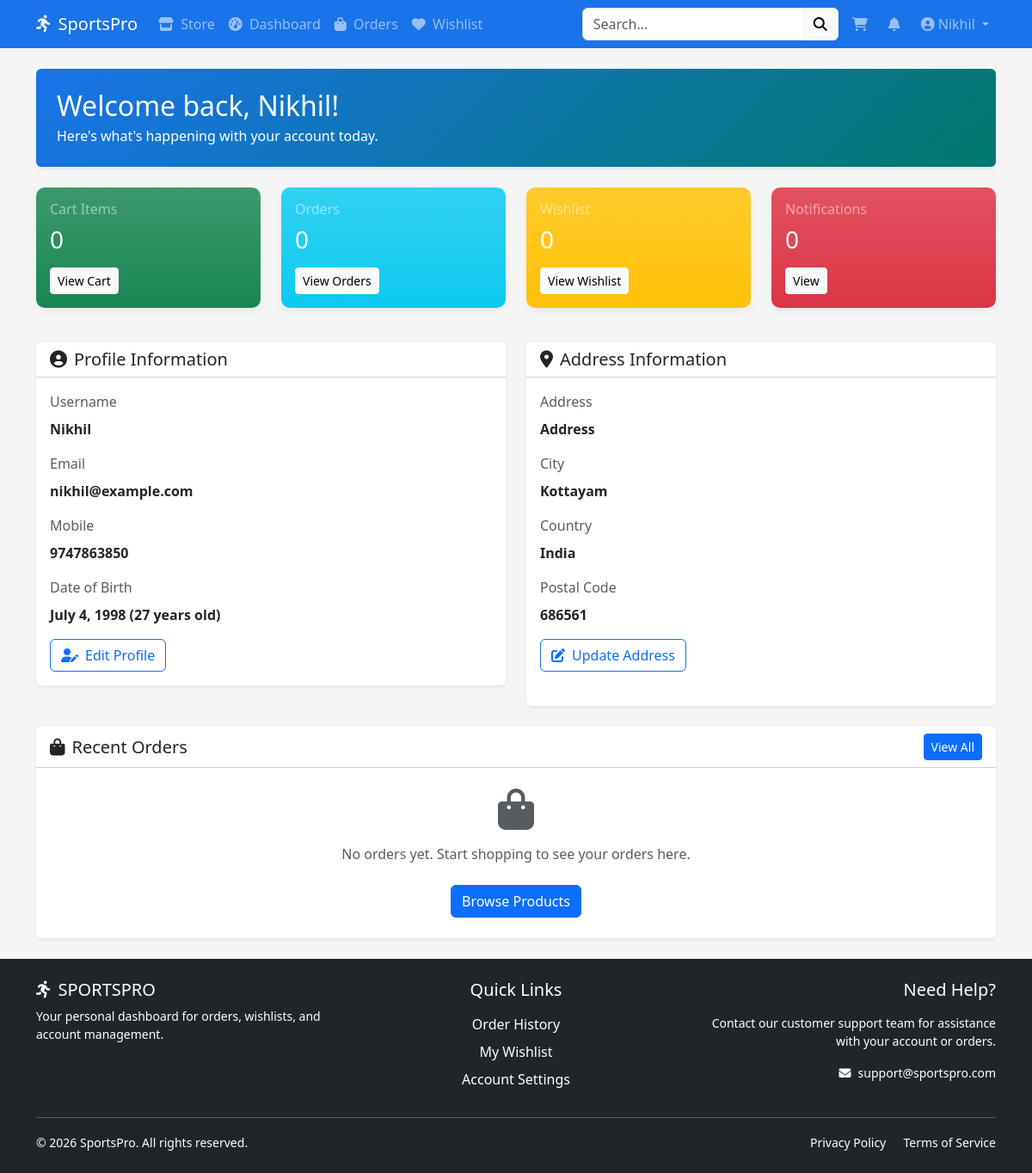
Before: /users/dashboard/ (signed in) with the older database file.
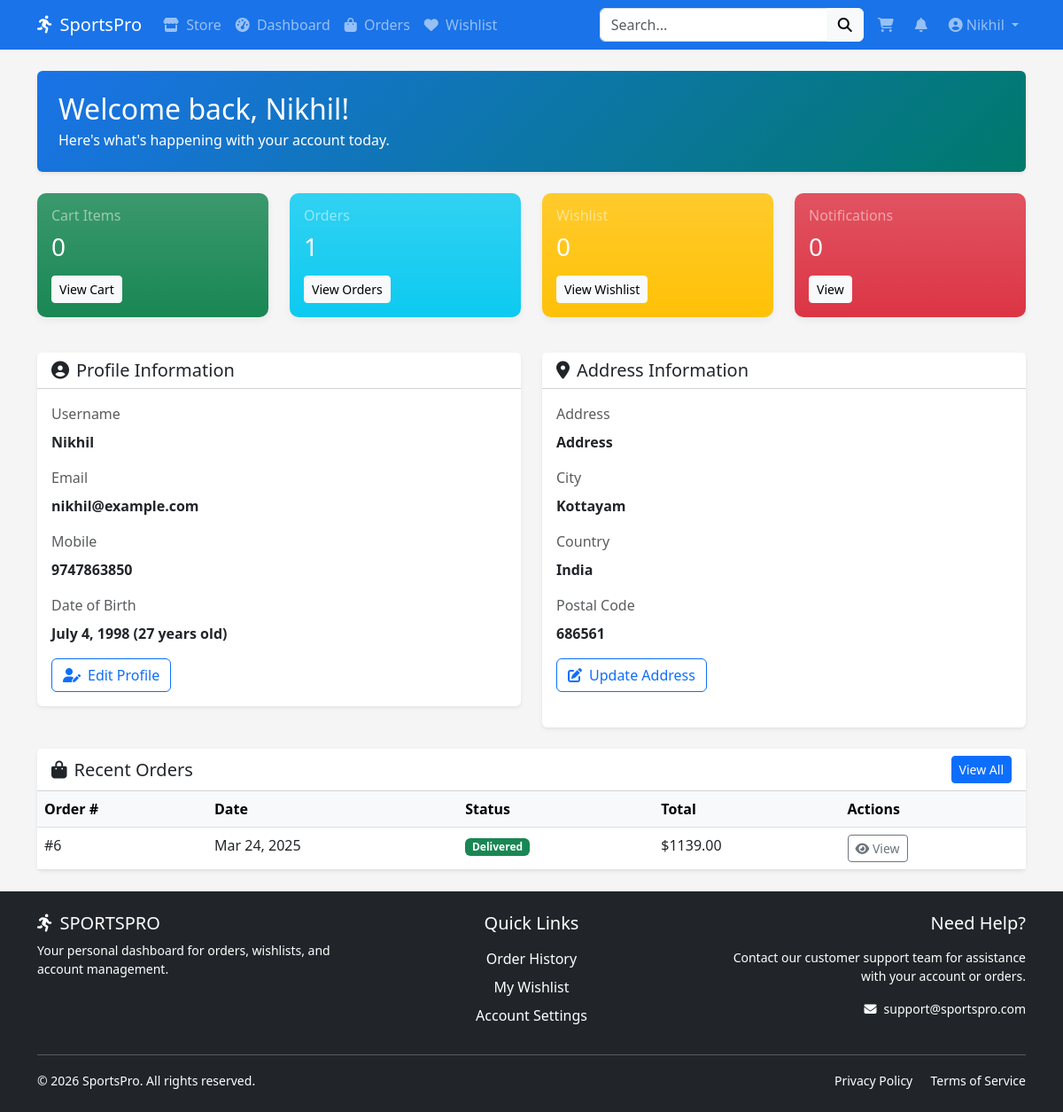
After: the same page with the newer database file.
### users/models.py (models this page shows, shortened)
class Order(models.Model):
    STATUS_CHOICES = [
        ('pending', 'Pending'),
        ('processing', 'Processing'),
        ('shipped', 'Shipped'),
        ('delivered', 'Delivered'),
        ('cancelled', 'Cancelled')
    ]
    PAYMENT_METHOD_CHOICES = [
        ('card', 'Credit/Debit Card'),
        ('paypal', 'PayPal'),
        ('cod', 'Cash on Delivery')
    ]
    user = models.ForeignKey(Users, on_delete=models.CASCADE, related_name='orders')
    subtotal = models.DecimalField(max_digits=10, decimal_places=2, default=Decimal('0.00'))
    tax_amount = models.DecimalField(max_digits=10, decimal_places=2, default=Decimal('0.00'))
    shipping_cost = models.DecimalField(max_digits=10, decimal_places=2, default=Decimal('5.00'))
    total_amount = models.DecimalField(max_digits=10, decimal_places=2)
    payment_method = models.CharField(max_length=10, choices=PAYMENT_METHOD_CHOICES, default='cod')
    payment_status = models.BooleanField(default=False)
    shipping_address = models.TextField()
    shipping_city = models.CharField(max_length=100)
    shipping_country = models.CharField(max_length=100)
    shipping_postal_code = models.CharField(max_length=20)
    status = models.CharField(max_length=10, choices=STATUS_CHOICES, default='pending')
    created_at = models.DateTimeField(auto_now_add=True)
    updated_at = models.DateTimeField(auto_now=True)
    class Meta:
        ordering = ['-created_at']

### users/views.py (the view)
# urls.py: path("dashboard/", views.dashboard, name="dashboard"),
@login_required
def dashboard(request):
    user = request.user
    context = {
        'user': user,
    }
    if user.date_of_birth:
        context['age'] = user.age()
    recent_orders = user.orders.all()[:3]
    context['recent_orders'] = recent_orders
    context['cart_count'] = user.get_cart_count()
    context['unread_notifications_count'] = user.notifications.filter(read=False).count()
    return render(request, 'users/dashboard.html', context)

### users/models.py (called while the page is built)
    def age(self):
        if self.date_of_birth:
            today = date.today()
            return today.year - self.date_of_birth.year - \
                   ((today.month, today.day) < \
                   (self.date_of_birth.month, self.date_of_birth.day))
        return None

    def get_cart_count(self):
        return CartItem.objects.filter(user=self).count()

### users/templates/users/dashboard.html (shortened to what the changed rows need)
{% extends 'dashboard_base.html' %}
{% load static %}
{% block dashboard_content %}
<div class="container">
    <div class="row mb-4">
        <div class="col-lg-12">
            <div class="card border-0 dashboard-welcome shadow-sm">
                <div class="card-body p-4">
                    <h2 class="mb-1">Welcome back, {{ user.username }}!</h2>
                </div>
            </div>
        </div>
    </div>
    <div class="row mb-4">
        <div class="col-sm-6 col-lg-3 mb-3">
            <div class="card stats-card border-0 bg-info bg-gradient text-white">
                <div class="card-body p-3">
                    <h6 class="text-white-50">Orders</h6>
                    <h3>{{ recent_orders|length|default:"0" }}</h3>
                    <a href="{% url 'users:order_history' %}" class="btn btn-sm btn-light mt-2">View Orders</a>
                </div>
            </div>
        </div>
    </div>
    <div class="row">
        <div class="col-12">
            <div class="card border-0 shadow-sm">
                <div class="card-body p-0">
                    {% if recent_orders %}
                        <div class="table-responsive">
                            <table class="table mb-0">
                                <thead class="table-light">
                                    <tr>
                                        <th>Order #</th>
                                        <th>Date</th>
                                        <th>Status</th>
                                        <th>Total</th>
                                        <th>Actions</th>
                                    </tr>
                                </thead>
                                <tbody>
                                    {% for order in recent_orders %}
                                    <tr>
                                        <td>#{{ order.id }}</td>
                                        <td>{{ order.created_at|date:"M d, Y" }}</td>
                                        <td>
                                            <span class="badge bg-{% if order.status == 'delivered' %}success{% elif order.status == 'cancelled' %}danger{% elif order.status == 'shipped' %}info{% else %}warning{% endif %}">
                                                {{ order.get_status_display }}
                                            </span>
                                        </td>
                                        <td>${{ order.total_amount }}</td>
                                        <td>
                                            <a href="{% url 'users:order_detail' order.id %}" class="btn btn-sm btn-outline-secondary">
                                                <i class="fas fa-eye"></i> View
                                            </a>
                                        </td>
                                    </tr>
                                    {% endfor %}
                                </tbody>
                            </table>
                        </div>
                    {% else %}
                        <div class="text-center py-4">
                            <i class="fas fa-shopping-bag fa-3x text-muted mb-3"></i>
                            <p class="text-muted">No orders yet. Start shopping to see your orders here.</p>
                            <a href="{% url 'users:product_list' %}" class="btn btn-primary mt-2">Browse Products</a>
                        </div>
                    {% endif %}
                </div>
            </div>
        </div>
    </div>
</div>
{% endblock %}

Changed rows visible on the page:
added Order: id "6", created_at "Mar 24, 2025", status "Delivered", total_amount "1139.00"
Other visible differences:
{{ recent_orders|length|default:"0" }}: "0" → "1"
text no longer shown: "No orders yet. Start shopping to see your orders here. Browse Products"
text now shown: "Order # Date Status Total Actions"
